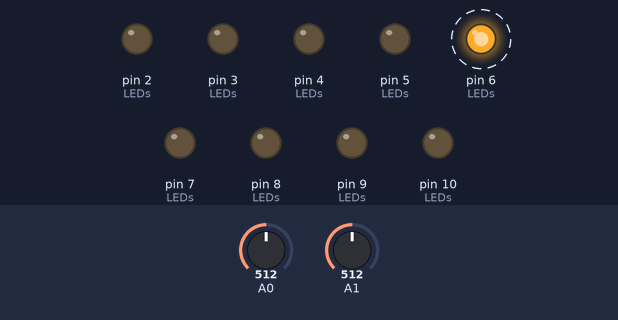
The sketch below on a simulated Arduino Uno, built with avr-gcc and run on an emulated ATmega328P. Shown: output pins drawn as LEDs (lit = HIGH). Dashed ring = blinking. The inputs (shaded band) are chosen by the test bench; at power-on: A0 = 512, A1 = 512.

Above: at 1.2 s.
1.3 s: A0 set to 665
4.3 s: A0 set to 693
At 5.2 s:
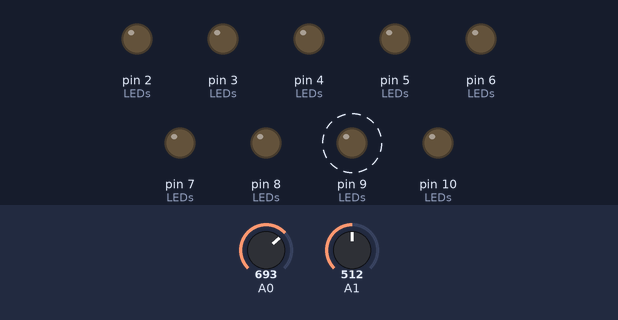
7.3 s: A1 set to 357
10.3 s: A1 set to 328
At 10.8 s:
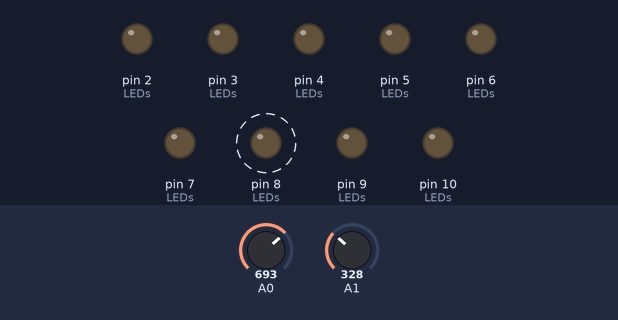
13.3 s: A0 set to 511
At 14.1 s:
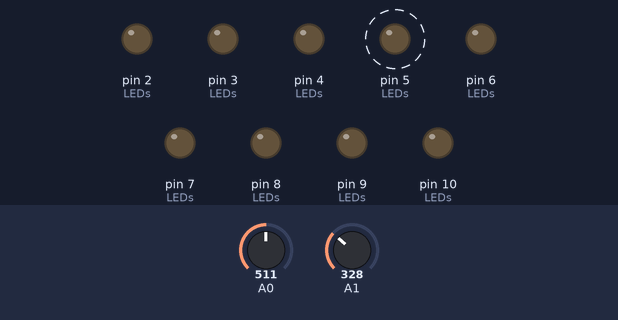
16.3 s: A1 set to 716
At 17.3 s:
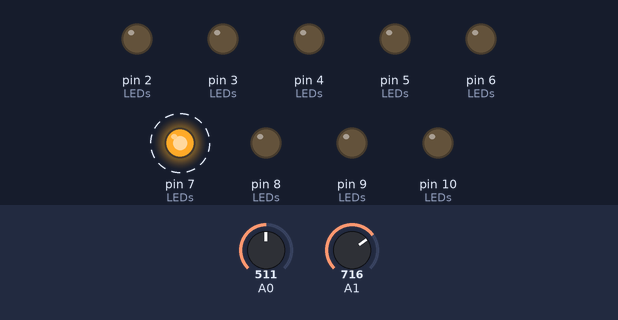
Timing chart, 0 to 20.3 s (numbered marks = the images above; inputs shaded):
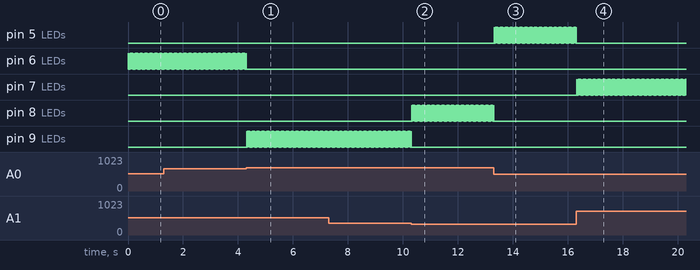

Measured:
- the behaviour switches between 682 and 683 on A0 (found by bisection; images 0 and 1)
- the behaviour switches between 342 and 341 on A1 (found by bisection; images 1 and 2)
- after the input at 4.3 s, pin 6 (LEDs): goes on until 4.3 s, then stays LOW; pin 9 (LEDs): alternates HIGH for 0.01 s and LOW for 0.01 s, starting at once
- after the input at 10.3 s, pin 8 (LEDs): alternates HIGH for 0.01 s and LOW for 0.01 s, starting at once; pin 9 (LEDs): goes on until 10.3 s, then stays LOW
- after the input at 13.3 s, pin 5 (LEDs): alternates HIGH for 0.01 s and LOW for 0.01 s, starting at once; pin 8 (LEDs): goes on until 13.3 s, then stays LOW
- after the input at 16.3 s, pin 5 (LEDs): goes on until 16.3 s, then stays LOW; pin 7 (LEDs): alternates HIGH for 0.01 s and LOW for 0.01 s, starting at once
- by itself, pin 6 (LEDs): alternates HIGH for 0.01 s and LOW for 0.01 s

The sketch:

Main.ino
```cpp
// Where the VSX and VSY are wired to
#define joyX = A0;
#define joyY = A1;

// Number of rows and columns of LEDs
const int rows = 3;
const int columns = 3;

// Grid of LEDs
int LEDs[rows][columns] = {{2, 3, 4},
                           {5, 6, 7},
                           {8, 9, 10}};

// Range of motion of joystick
const float range = 1023;

// divides the range of motion into three variables
const float xNum = range / rows;
const float xNum2 = xNum + xNum;
const float xNum3 = xNum2 + xNum;

const float yNum = range / rows;
const float yNum2 = yNum + yNum;
const float yNum3 = yNum2 + yNum;

// Debugging variables used to reference specific LEDs
/*
const int LED1 = 2;
const int LED2 = 3;
const int LED3 = 4;
const int LED4 = 5;
const int LED5 = 6;
const int LED6 = 7;
const int LED7 = 8;
const int LED8 = 9;
const int LED9 = 10;

int Row1[] = {LED1, LED2, LED3};
int Row2[] = {LED4, LED5, LED6};
int Row3[] = {LED7, LED8, LED9};
*/

// Determines where on a 3x3 grid the horizontal axis of the joystick position is
int X(int numX) {
    int ledX;
    // Box ones X
    if(numX <= xNum) {
        ledX = 1;
    // Box twos X
    } else if(numX > xNum and numX <= xNum2) {
        ledX = 2;
    // Box threes X
    } else if(numX > xNum2 and numX <= xNum3) {
        ledX = 3;
    }
    return ledX;
}

// Determines where on a 3x3 grid the vertical axis of the joystick position is
int Y(int numY) {
    int ledY;
    // Box ones Y
    if(numY <= yNum) {
        ledY = 1;
    // Box twos Y
    } else if(numY > yNum and numY <= yNum2) {
        ledY = 2;
    // Box threes Y
    } else if(numY > yNum2 and numY <= yNum3) {
        ledY = 3;
    }
    return ledY;
}

void setup() {
    // Enables serial monitor for debugging
    Serial.begin(9600);

    // Sets all LEDs to OUTPUT
    for(int i = 2; i <= 10; i++) {
        pinMode(i, OUTPUT);
    }
}

void loop() {
    // Reads the joystick X and Y
    int x = analogRead(A0);
    int y = analogRead(A1);

    // Turns on the LEDs corrisponding with the grid
    digitalWrite(LEDs[X(x) - 1][Y(y) - 1], HIGH);
    delay(10);
    digitalWrite(LEDs[X(x) - 1][Y(y) - 1], LOW);
    delay(10);

    // Debugging tool used to print the cords of the joystick on a 3x3 grid
    //Serial.print(X(x)); Serial.print(", "); Serial.println(Y(y));

    // Debugging tool used to check if all LEDs are on
    /*
    for(int i = 2; i <= 10; i++) {
        digitalWrite(i, HIGH);
        delay(200);
        digitalWrite(i, LOW);
        delay(200);
    }
    */
}
```
